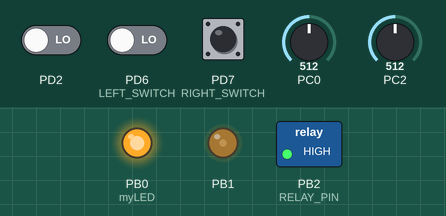
Simulated run of this program. Board: ATmega8, built with avr-gcc and emulated at 8 MHz. Shown: switched loads named in the program (green lamp = pin HIGH), output pins drawn as LEDs (lit = HIGH). Wiring (inferred from the names in the program): 24Cxx EEPROM at I2C address 0x52. Inputs (shaded band) come from the test bench; at power-on: PD7 (RIGHT_SWITCH) LOW, PC0 = 512, PC2 = 512, PD2 LOW, PD6 (LEFT_SWITCH) LOW. EEPROM starts erased; what the program prints to the serial monitor is not drawn.

Above: at 1.2 s.
1.3 s: PD7 (RIGHT_SWITCH) pulled HIGH for 0.15 s
At 1.37 s:
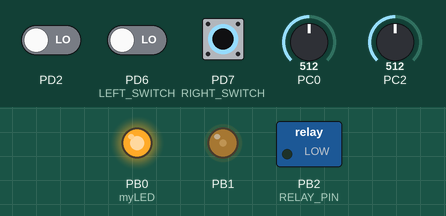
4.8 s: PD7 (RIGHT_SWITCH) pulled HIGH for 3.2 s
At 8.5 s:
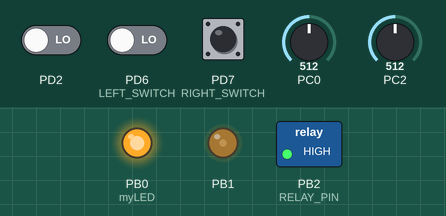
Timing chart, 0 to 10.0 s (numbered marks = the images above; inputs shaded):
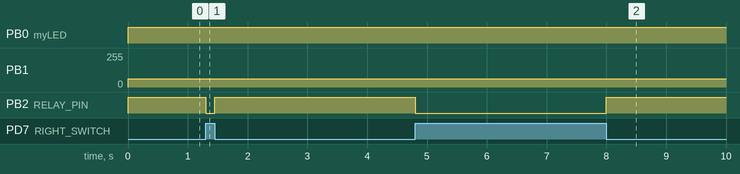

Measured:
- after the input at 1.3 s, PB2 (RELAY_PIN): HIGH → LOW at once, → HIGH 0.15 s later
- after the input at 4.8 s, PB2 (RELAY_PIN): HIGH → LOW at once, → HIGH 3.2 s later

The program:

RC_Car_Software.c
```c
#include <avr/io.h>
#include <avr/interrupt.h>

#include "Headers/ADC.h"
#include "Headers/DEFINES.h"
#include "Headers/BLINKY.h"
#include "Headers/USART.h"
#include "Headers/TWI.h"
#include "Headers/PID_CONTROLLER.h"
#include "Headers/EE_INTEGRATION.h"

#include <util/delay.h>

int BYTE_COUNT = 0; // address to be written to EEPROM, also the count of bytes already written
int OVERFLOW_COUNT = 0; // counter for the number of overflows
ui8 ADC_VALUE_0 = -1, ADC_VALUE_1 = -1, ADC_VALUE_2 = -1; // used to store 2 channel adc values
int TWI_MEMORY_LOCATION = 0; // twi memory location from 0 -> 16000 (64 kbits of EEPROM * 2)
int ALLOW_TWI_WRITE = 0; // determines if TWI should be written after 2 values are read
enum Mode OPERATION_MODE = IDLE; // determine operation mode of the car


ISR(ADC_vect) {
	static int ADC_SELECT = 0; // choose between ADC0 and ADC1
	ADMUX = ADMUX & 0b11110000; // mask bits in order to switch channels

	if (OPERATION_MODE == CPE_PID) {
		ADMUX |= (1 << MUX1); // set channel to ADC2 to read potentiometer output
		ADC_VALUE_2 = ReadADC();
	} else if (OPERATION_MODE == EE_PID) {
		switch(ADC_SELECT) {
			case 0: // current channel is ADC0
				ADC_VALUE_0 = ReadADC();
				ADC_SELECT = 1; // switch channel to ADC1
				ADMUX |= (1 << MUX0); // set MUX0 bit to select ADC1
				ALLOW_TWI_WRITE = 0; // do not allow twi to transmit as both channels are not sampled
				ADCSRA |= (1 << ADSC); // start next conversion
				break;
			default: // current channel is ADC1
				ADC_VALUE_1 = ReadADC();
				ADC_SELECT = 0; // switch back to channel ADC0
				ALLOW_TWI_WRITE = 1; // allow twi to transmit as both channels ARE sampled
				break;
		}
	}

	/* Uncomment to transmit to ONCHIP EEPROM */
	/* -------------------------------------- */
	//if (BYTE_COUNT < 512) {
		//// write to EEPROM the adc value, and store in location BYTE_COUNT
		//EEPROM_ONCHIP_write(BYTE_COUNT, ReadADC());
		//BYTE_COUNT++;
        //ADCSRA |= (1 << ADSC); // start next conversion
	//}else {
		//// 512 samples are done, reset BYTE_COUNT to 0,
		//// DO NOT START NEXT CONVERSION
		//BYTE_COUNT = 0;
	//}
	/* -------------------------------------- */

}

ISR(INT0_vect) {

	/* Uncomment to transmit to ONCHIP EEPROM */
	/* -------------------------------------- */
	//if (BYTE_COUNT < 512) {	// write no more than 512 bytes to EEPROM
		//EEPROM_ONCHIP_write(BYTE_COUNT, OVERFLOW_COUNT);
		//BYTE_COUNT++;
	//} else {
		//PORTB = ~PORTB; // toggle led when done
	//}
	/* -------------------------------------- */

	//HEX_USART(OVERFLOW_COUNT); // transmit overflow count in hex
	OVERFLOW_COUNT = 0; // reset overflow counter for timer
}

ISR(TIMER0_OVF_vect) {
	TCNT0 = TIMER0_START; // reset timer start to 150
	if (OVERFLOW_COUNT <= 254) {
		OVERFLOW_COUNT++; // increment overflow count if below 255
	} else {
		OVERFLOW_COUNT = OVERFLOW_CLAMP; // clamp overflow count to 0xFE
	}
}

void ISR_Init() {
	sei(); // enable global interrupts
	TIMER0_Init();
	INT0_Init();
	ADC_Init();
}

void TIMER0_Init() {
	TCCR0 |= (1 << CS02); // prescale at 256
	TCNT0 = TIMER0_START; // timer start value at 150
	TIMSK |= (1 << TOIE0); // enable timer interrupt
}

void INT0_Init() {
	MCUCR |= (1 << ISC01) | (1 << ISC00); // configure int0 to interrupt on rising edge
	GICR |= (1 << INT0); // enable int0
	GIFR |= (1 << INTF0); // enable int0 interrupt
}

void Peripherals_Init() {
	DDRB = (1 << myLED);		// configure LED pin
	LED_OFF;
	USART_Init(myBaud);			// init usart
	TWI_Init();					// init twi
	Phase_Corrected_PWM_Init();	// init PWM
	CPE_RELAY_Init();			// init CPE relay
}

void Transmit_ONCHIP_EEPROM() {
	for (BYTE_COUNT = 0; BYTE_COUNT < 512; BYTE_COUNT++) {
		// read previously stored values from EEPROM and present them to PuTTy
		HEX_USART(EEPROM_ONCHIP_read(BYTE_COUNT));
	}
	// reset BYTE_COUNT to be used in interrupt
	BYTE_COUNT = 0;
}

void Transmit_EEPROM(int byteStartAddress, int byteEndAddress, ui8 CHIP_SELECT_WRITE, ui8 CHIP_SELECT_READ, int fromEEPROM2) {
	int i = byteStartAddress;
	ui8 data;

	for (i = byteStartAddress; i < byteEndAddress; i++) {
		data = EEPROM_read(i, CHIP_SELECT_WRITE, CHIP_SELECT_READ);
		if (fromEEPROM2) {
			PutS("POTENTIOMETER VALUE:\t");
		} else {
			if (i % 2 == 0) {
				PutS("BATTERY SENSE:\t");
			} else {
				PutS("CPE FEEDBACK:\t");
			}
		}
		HEX_USART(data);
		PutC('\n');
	}
}

void Determine_Operation_Mode() {
	if (CPE_SWITCH_DISABLED && EE_SWITCH_DISABLED) {
		OPERATION_MODE = IDLE;
		EE_BOARD_ENABLE_RELAY;
	} else if (CPE_SWITCH_ENABLED) {
		OPERATION_MODE = CPE_PID;
		CPE_BOARD_ENABLE_RELAY;
	} else if (EE_SWITCH_ENABLED && CPE_SWITCH_DISABLED) {
		OPERATION_MODE = EE_PID;
		EE_BOARD_ENABLE_RELAY;
	}
}

int main(void) {
	Peripherals_Init();
	ISR_Init();
	PutS("\nTEST\n");
	// cli(); clears global interrupts


	while (1) {
		Determine_Operation_Mode();
		switch (OPERATION_MODE) {
			case IDLE:
				//Transmit_EEPROM(4, 800, WRITE_EEPROM1, READ_EEPROM1, 0); // not starting at 0
				//Transmit_EEPROM(4, 400, WRITE_EEPROM2, READ_EEPROM2, 1); // not starting at 0
				//PutS("IDLE");
				break;
			case EE_PID:
				TWI_MEMORY_LOCATION = 0;
				if (ALLOW_TWI_WRITE) {
					// 64 kbits of AT24C64 two wire serial EEPROM
					if (TWI_MEMORY_LOCATION < 8000) {										// write to EEPROM chip 1
						EEPROM_write(TWI_MEMORY_LOCATION++, ADC_VALUE_0, WRITE_EEPROM1);
						EEPROM_write(TWI_MEMORY_LOCATION++, ADC_VALUE_1, WRITE_EEPROM1);
					} else {
						TWI_MEMORY_LOCATION = 0;
					}
					ADCSRA |= (1 << ADSC); // start next conversion
				}
				//PutS("EE");
				break;
			case CPE_PID:
				TWI_MEMORY_LOCATION = 0;
				if (TWI_MEMORY_LOCATION < 8000) {											// write to EEPROM chip 2
					EEPROM_write(TWI_MEMORY_LOCATION++, ADC_VALUE_2, WRITE_EEPROM2);
				} else {
					TWI_MEMORY_LOCATION = 0;
				}
				ADCSRA |= (1 << ADSC); // start next conversion
				//PutS("CPE");
				break;
			default:
				break;
		}
		ADCSRA |= (1 << ADSC);
		PutC('\n');
		HEX_USART(ReadADC());
	}
}
```

ADC.c
```c
#include <avr/io.h>
#include "../Headers/DEFINES.h"
#include "../Headers/ADC.h"

void ADC_Init() {
	ADMUX |= (1 << ADLAR); // left adjust adc result to get 8 bit precision from 10 bit output

	// enable adc, start conversion, enable interrupt, set prescaler to 64
	ADCSRA |= (1 << ADEN) | (1 << ADSC) | (1 << ADIE) | (1 << ADPS2) | (1 << ADPS1);
}

uint8_t ReadADC(){
	return ADCH;
}
```

BLINKY.c
```c
#include <avr/io.h>
#include "../Headers/DEFINES.h"
#include "../Headers/BLINKY.h"
#include <util/delay.h>

void blink_LED() {
	// blinking LED //
	PORTB = ~(1 << myLED) & PORTB; // on led
	_delay_ms(500);
	PORTB = (1 << myLED) | PORTB; //off led
	_delay_ms(500);
}
```

EEPROM.c
```c
#include <avr/io.h>
#include "../Headers/DEFINES.h"
#include "../Headers/EEPROM.h"
#include "../Headers/TWI.h"
#include <util/delay.h>

void EEPROM_ONCHIP_write(ui16 address, ui8 data) {
	while(EECR & (1 << EEWE)); // busy wait for prev write
	EEAR = address; // set up address register
	EEDR = data; // set up data register
	EECR |= (1 << EEMWE); // write 1 to EEMWE
	EECR |= (1 << EEWE); // start eeprom write by setting EEWE
}

ui8 EEPROM_ONCHIP_read(ui16 address) {
	while(EECR & (1 << EEWE)); // busy wait for prev write
	EEAR = address; // set up address register
	EECR |= (1 << EERE); // start eeprom read by setting EEWE
	return EEDR; // return data from data register
}

void EEPROM_write(ui16 address, ui8 data, ui8 CHIP_SELECT) {
	ui8 addressHigh =	((address & 0xFF00) >> 8); // upper 8 address bits
	ui8 addressLow =	(address & 0x00FF); // lower 8 address bits

	TWI_Start(); // start TWI transmission
	TWI_Write(CHIP_SELECT); // send SLA_W to eeprom selected chip
	while(TWI_Status() != SLA_W_ACK) { // check if SLA_W and ack received
		TWI_Start(); // resend start again
		while (TWI_Status() != REPEATED_START); // verify restart
		TWI_Write(CHIP_SELECT); // resend SLA_W to eeprom selected chip
	}

	TWI_Write(addressHigh); // write MSB address
	while (TWI_Status() != DATA_ACK); // wait for ack
	TWI_Write(addressLow);	// write LSB address
	while (TWI_Status() != DATA_ACK); // wait for ack

	TWI_Write(data); // write data
	while (TWI_Status() != DATA_ACK); // wait for ack
	_delay_us(100);
	TWI_Stop(); // send stop condition
}

ui8 EEPROM_read(ui16 address, ui8 CHIP_SELECT_WRITE, ui8 CHIP_SELECT_READ) {
	ui8 addressHigh =	((address & 0xFF00) >> 8); // upper 8 address bits
	ui8 addressLow =	(address & 0x00FF); // lower 8 address bits
	ui8 data;

	TWI_Start(); // start TWI transmission
	TWI_Write(CHIP_SELECT_WRITE); // send SLA_W to eeprom selected chip
	while(TWI_Status() != SLA_W_ACK) { // check if SLA_W and ack received
		TWI_Start(); // resend start again
		while (TWI_Status() != REPEATED_START); // verify restart
		TWI_Write(CHIP_SELECT_WRITE); // resend SLA_W to eeprom selected chip
	}

	TWI_Write(addressHigh); // write MSB address
	while (TWI_Status() != DATA_ACK); // wait for ack
	TWI_Write(addressLow);	// write LSB address
	while (TWI_Status() != DATA_ACK); // wait for ack

	TWI_Start(); // re-send start this time to read
	TWI_Write(CHIP_SELECT_READ); // send SLA_R to eeprom selected chip
	data = TWI_ReadNACK();
	//_delay_us(100);
	TWI_Stop();
	return data;
}
```

EE_INTEGRATION.c
```c
#include <avr/io.h>
#include "../Headers/DEFINES.h"
#include "../Headers/EE_INTEGRATION.h"
#include <util/delay.h>

void CPE_RELAY_Init() {
	DDRB |= (1 << RELAY_PIN); // enable cpe relay pin
}

void CPE_RELAY_Test() {
	PORTB = ~(1 << RELAY_PIN) & PORTB;	// on CPE Board off EE Board
	_delay_ms(500);
	PORTB = (1 << RELAY_PIN) | PORTB;	// on EE Board off CPE Board
	_delay_ms(500);
}
```

PID_CONTROLLER.c
```c
#include <avr/io.h>
#include "../Headers/DEFINES.h"
#include "../Headers/PID_CONTROLLER.h"

void Phase_Corrected_PWM_Init() {
	DDRB |= (1 << DDB1);					// set PB1 to be PWM output
	TCCR1A = (1 << WGM10) | (1 << COM1A1);	// set phase corrected PWM and non inverting mode
	TCCR1B |= NO_PRESCALE;					// no prescaler
	OCR1A = 63;								// 25% duty cycle
}

float PID(ui8 desired_value, ui8 measured_value) {
	static ui8 previous_error = 0; // static value to keep track of previous error
	ui8 error = desired_value - measured_value; // current error
}
```

TWI.c
```c
#include <avr/io.h>
#include "../Headers/DEFINES.h"
#include "../Headers/TWI.h"
#include "../Headers/USART.h"
#include <util/delay.h>

void TWI_Init() {
	TWBR |= 0x08; // 8 -> bit rate register (TWBR)
	// default at 1 -> bit rate prescaler (TWPS)
	// TWSR |= (1 << TWPS1) | (1 << TWPS0);
}

void TWI_Start() {
	TWCR = (1 << TWINT) | (1 << TWSTA) | (1 << TWEN); // send start condition
	while (!(TWCR & (1 << TWINT))); // wait for interrupt to be set
}

void TWI_Stop() {
	TWCR = (1 << TWINT) | (1 << TWSTO) | (1 << TWEN); // send stop condition
}

void TWI_Write(uint8_t data) {
	TWDR = data; // sets data register to "data"
	TWCR = (1 << TWINT) | (1 << TWEN); // reset interrupt and re-enable
	while(!(TWCR & (1 << TWINT))); // wait for interrupt to be set
}

uint8_t TWI_Status() {
	return (TWSR & 0xF8); // return status register masked lower 3 bits
}

// transmit ack signal after byte transfer
uint8_t TWI_ReadACK() {
	TWCR = (1 << TWINT) | (1 << TWEN) | (1 << TWEA);
	while(!(TWCR & (1 << TWINT)));
	return TWDR;
}

// transmit nack signal after byte transfer
uint8_t TWI_ReadNACK() {
	TWCR = (1 << TWINT) | (1 << TWEN);
	while(!(TWCR & (1 << TWINT)));
	return TWDR;
}
```

USART.c
```c
#include <avr/io.h>
#include "../Headers/DEFINES.h"
#include "../Headers/USART.h"

void hex2ascii(unsigned char hexval, unsigned char *c1, unsigned char *c2) {
	(*c1) = asctab[(hexval>>4)&0x0F];
	(*c2) = asctab[(hexval)&0x0F];
}

UC ascii2hex(UC ch) {
	UC temp;
	if (ch < 'A') {
		temp = ch - '0';
	}
	else {
		temp = ch - '7';
	}
	return temp;
}

void PutC(UC data) {
	while (!(UCSRA & (1 << UDRE))) // busy wait for empty transmit buffer
	;
	UDR = data; // put data into buffer and send it
}

UC GetC(void) {
	while (!(UCSRA & (1 << RXC))) // busy wait for buffer to be received
	;
	return UDR; // return received data
}

UC EchoC(void) {
	UC ch = GetC();
	PutC(ch);
	return ch;
}

void PutS(char *msg) {
	int k = 0;
	char ch;
	while (msg[k] != 0) {
		ch = msg[k];
		k = k + 1;
		PutC(ch);
	}
}

void USART_Init(UI baud) {
	// set baud rate
	UBRRH = (UC)((baud & 0xFF00) >> 8);
	UBRRL = (UC)((baud & 0x00FF));

	//enable receiver and transmitter
	UCSRB = (1 << RXEN) | (1 << TXEN);

	// set format to 8 bits 2 stop bits
	UCSRC = (1<<URSEL)|(1<<USBS)|(3<<UCSZ0);
}

void HEX_USART(UC data) {
	char c1, c2;
	hex2ascii(data, &c1, &c2);
	PutC(c1);
	PutC(c2);
}
```

ADC.h
```c
#ifndef ADC_H_
#define ADC_H_

void ADC_Init();
uint8_t ReadADC();

#endif /* ADC_H_ */
```

BLINKY.h
```c
#ifndef BLINKY_H_
#define BLINKY_H_

#define myLED PB0
#define LED_ON PORTB = ~(1 << myLED) & PORTB; // on led
#define LED_OFF PORTB = (1 << myLED) | PORTB; // off led

void blink_LED();

#endif /* BLINKY_H_ */
```

DEFINES.h
```c
// This file holds all the global defines of the program

#ifndef DEFINES_H_
#define DEFINES_H_

#define F_CPU					8000000UL
#define TIMER0_START			0x96	// 150
#define TIMER1_START			0xE0	// 224
#define OVERFLOW_CLAMP			0xFE	// 254
#define LEFT_SWITCH				PIND6	// EE PID enable pin
#define RIGHT_SWITCH			PIND7	// CPE PID enable pin
#define CPE_SWITCH_ENABLED		PIND & (1 << RIGHT_SWITCH)
#define EE_SWITCH_ENABLED		PIND & (1 << LEFT_SWITCH)
#define CPE_SWITCH_DISABLED		!(PIND & (1 << RIGHT_SWITCH))
#define EE_SWITCH_DISABLED		!(PIND & (1 << LEFT_SWITCH))

/* type definitions */
typedef unsigned char	UC;
typedef unsigned int	UI;
typedef uint8_t			ui8;
typedef uint16_t		ui16;
typedef uint32_t		ui32;

enum Mode {IDLE = 1, EE_PID = 2, CPE_PID = 3};

/*
char	-> ui8
UC		-> ui8
int		-> ui16
UI		-> ui16
*/

#endif /* DEFINES_H_ */
```

EEPROM.h
```c
#ifndef EEPROM_H_
#define EEPROM_H_

UC EEPROM_ONCHIP_read(UI address);
void EEPROM_ONCHIP_write(UI address, UC data);
void EEPROM_write(uint16_t address, uint8_t data, uint8_t CHIP_SELECT);
uint8_t EEPROM_read(uint16_t address, uint8_t CHIP_SELECT_WRITE, uint8_t CHIP_SELECT_READ);

#endif /* EEPROM_H_ */
```

EE_INTEGRATION.h
```c
#ifndef EE_INTEGRATION_H_
#define EE_INTEGRATION_H_


#define RELAY_PIN					DDB2
#define CPE_BOARD_ENABLE_RELAY		PORTB = ~(1 << RELAY_PIN) & PORTB
#define EE_BOARD_ENABLE_RELAY		PORTB = (1 << RELAY_PIN) | PORTB

void CPE_RELAY_Init();
void CPE_RELAY_Test();

#endif /* EE_INTEGRATION_H_ */
```

PID_CONTROLLER.h
```c
#ifndef PID_CONTROLLER_H_
#define PID_CONTROLLER_H_

#define NO_PRESCALE (1 << CS10);
#define PRESCALE_8 (1 << CS11);
#define PRESCALE_64 (1 << CS11) | (1 << CS10);
#define PRESCALE_256 (1 << CS12);
#define PRESCALE_1024 (1 << CS12) | (1 << CS10);

void Phase_Corrected_PWM_Init();

#endif /* PID_CONTROLLER_H_ */
```

TWI.h
```c
#ifndef TWI_H_
#define TWI_H_

#define		WRITE_EEPROM1	0b10100010	// write eeprom 1 -> lsb = 0 = write
#define		READ_EEPROM1	0b10100011	// write eeprom 1 -> lsb = 1 = read
#define		WRITE_EEPROM2	0b10100100	// write eeprom 2 -> lsb = 0 = write
#define		READ_EEPROM2	0b10100101	// write eeprom 2 -> lsb = 1 = read

/* status codes */
#define START			0x08
#define REPEATED_START	0x10
#define SLA_W_ACK		0x18
#define SLA_W_NACK		0x20
#define DATA_ACK		0x28
#define DATA_NACK		0x30
/* ------------ */

void TWI_Init();
void TWI_Start();
void TWI_Stop();
void TWI_Write(uint8_t data);
uint8_t TWI_Status();
uint8_t TWI_ReadACK();
uint8_t TWI_ReadNACK();

#endif /* TWI_H_ */
```

USART.h
```c
#ifndef USART_H_
#define USART_H_

static const char asctab[] = "0123456789ABCDEF";

#define F_CPU	8000000UL
#define BAUD	9600
#define myBaud	F_CPU / 16 / BAUD - 1

void hex2ascii(unsigned char hexval, unsigned char *c1, unsigned char *c2);
UC ascii2hex(UC ch);
void PutC(UC data);
UC GetC(void);
UC EchoC(void);
void PutS(char *msg);
void USART_Init(UI baud);
void HEX_USART(UC data);

#endif /* USART_H_ */
```
